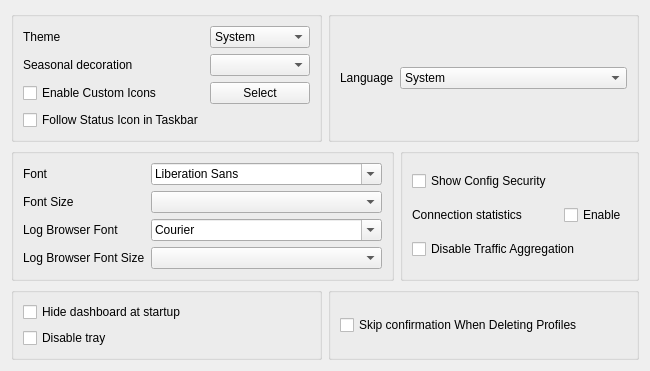
     <widget class="QWidget" name="tab_2">
      <attribute name="title">
       <string>Style</string>
      </attribute>
      <layout class="QGridLayout" name="gridLayout_5">
       <item row="2" column="0">
        <layout class="QHBoxLayout" name="style_h_2">
         <item>
          <widget class="QGroupBox" name="traffic_statistics_box">
           <layout class="QGridLayout" name="gridLayout_8">
            <item row="0" column="0">
             <widget class="QLabel" name="label_2">
              <property name="text">
               <string>Font</string>
              </property>
             </widget>
            </item>
            <item row="0" column="1">
             <widget class="QFontComboBox" name="font"/>
            </item>
            <item row="1" column="0">
             <widget class="QLabel" name="label_5">
              <property name="text">
               <string>Font Size</string>
              </property>
             </widget>
            </item>
            <item row="1" column="1">
             <widget class="QComboBox" name="font_size"/>
            </item>
            <item row="2" column="0">
             <widget class="QLabel" name="label_log_font">
              <property name="text">
               <string>Log Browser Font</string>
              </property>
             </widget>
            </item>
            <item row="2" column="1">
             <widget class="QFontComboBox" name="log_font_family">
              <property name="fontFilters">
               <set>QFontComboBox::FontFilter::MonospacedFonts</set>
              </property>
              <property name="toolTip">
               <string>Only monospaced fonts are listed. An unavailable family falls back to a built-in monospace list.</string>
              </property>
             </widget>
            </item>
            <item row="3" column="0">
             <widget class="QLabel" name="label_log_font_size">
              <property name="text">
               <string>Log Browser Font Size</string>
              </property>
             </widget>
            </item>
            <item row="3" column="1">
             <widget class="QComboBox" name="log_font_size"/>
            </item>
           </layout>
          </widget>
         </item>
         <item>
          <widget class="QGroupBox" name="connection_statistics_box">
           <layout class="QGridLayout" name="gridLayout_11">
            <item row="1" column="0">
             <widget class="QLabel" name="label_9">
              <property name="text">
               <string>Connection statistics</string>
              </property>
             </widget>
            </item>
            <item row="1" column="2">
             <widget class="QCheckBox" name="connection_statistics">
              <property name="text">
               <string>Enable</string>
              </property>
             </widget>
            </item>
            <item row="2" column="0" colspan="3">
             <widget class="QCheckBox" name="disable_traffic_aggregation">
              <property name="toolTip">
               <string>&lt;html&gt;&lt;head/&gt;&lt;body&gt;&lt;p&gt;Fully disables the traffic aggregation feature (per-config and per-app usage history kept in a separate database, shown in the Traffic Stats dashboard). Does not affect the per-profile traffic counters in the main window.&lt;/p&gt;&lt;/body&gt;&lt;/html&gt;</string>
              </property>
              <property name="text">
               <string>Disable Traffic Aggregation</string>
              </property>
             </widget>
            </item>
            <item row="0" column="0">
             <widget class="QCheckBox" name="show_config_security">
              <property name="toolTip">
               <string>&lt;html&gt;&lt;head/&gt;&lt;body&gt;&lt;p&gt;Show each config's security next to its type in the proxy list, e.g. &quot;Trojan (WebSocket+TLS)&quot;. Insecure configs are marked with a warning sign.&lt;/p&gt;&lt;/body&gt;&lt;/html&gt;</string>
              </property>
              <property name="text">
               <string>Show Config Security</string>
              </property>
             </widget>
            </item>
           </layout>
          </widget>
         </item>
        </layout>
       </item>
       <item row="3" column="0">
        <layout class="QHBoxLayout" name="style_h_3">
         <item>
          <widget class="QGroupBox" name="horizontalGroupBox_5">
           <layout class="QVBoxLayout" name="verticalLayout_5">
            <item>
             <widget class="QCheckBox" name="start_minimal">
              <property name="sizePolicy">
               <sizepolicy hsizetype="Preferred" vsizetype="Fixed">
                <horstretch>0</horstretch>
                <verstretch>0</verstretch>
               </sizepolicy>
              </property>
              <property name="text">
               <string>Hide dashboard at startup</string>
              </property>
             </widget>
            </item>
            <item>
             <widget class="QCheckBox" name="disable_tray">
              <property name="sizePolicy">
               <sizepolicy hsizetype="Preferred" vsizetype="Fixed">
                <horstretch>0</horstretch>
                <verstretch>0</verstretch>
               </sizepolicy>
              </property>
              <property name="toolTip">
               <string>Prevents the app from minimizing to the tray when the window is closed. The app will exit instead</string>
              </property>
              <property name="text">
               <string>Disable tray</string>
              </property>
             </widget>
            </item>
           </layout>
          </widget>
         </item>
         <item>
          <widget class="QGroupBox" name="groupBox_2">
           <layout class="QHBoxLayout" name="horizontalLayout_23">
            <item>
             <widget class="QCheckBox" name="skip_delete_confirm">
              <property name="text">
               <string>Skip confirmation When Deleting Profiles</string>
              </property>
             </widget>
            </item>
           </layout>
          </widget>
         </item>
        </layout>
       </item>
       <item row="0" column="0">
        <layout class="QHBoxLayout" name="style_h_1">
         <item>
          <widget class="QGroupBox" name="groupBox">
           <layout class="QGridLayout" name="gridLayout_10">
            <item row="0" column="0">
             <widget class="QLabel" name="label_8">
              <property name="sizePolicy">
               <sizepolicy hsizetype="Maximum" vsizetype="Maximum">
                <horstretch>0</horstretch>
                <verstretch>0</verstretch>
               </sizepolicy>
              </property>
              <property name="text">
               <string>Theme</string>
              </property>
             </widget>
            </item>
            <item row="0" column="1">
             <widget class="QComboBox" name="theme">
              <item>
               <property name="text">
                <string notr="true">System</string>
               </property>
              </item>
             </widget>
            </item>
            <item row="2" column="1">
             <widget class="QPushButton" name="select_custom_icon">
              <property name="text">
               <string>Select</string>
              </property>
             </widget>
            </item>
            <item row="2" column="0">
             <widget class="QCheckBox" name="enable_custom_icon">
              <property name="text">
               <string>Enable Custom Icons</string>
              </property>
             </widget>
            </item>
            <item row="3" column="0">
             <widget class="QCheckBox" name="follow_status_in_taskbar">
              <property name="toolTip">
               <string>Follow the connection status icon in the dock/taskbar. When off, it always shows the Throne icon</string>
              </property>
              <property name="text">
               <string>Follow Status Icon in Taskbar</string>
              </property>
             </widget>
            </item>
           <item row="1" column="0">
 <widget class="QLabel" name="label_seasonal_decoration">
  <property name="text"><string>Seasonal decoration</string></property>
 </widget>
</item>
<item row="1" column="1">
 <widget class="QComboBox" name="seasonal_decoration"/>
</item>
</layout>
          </widget>
         </item>
         <item>
          <widget class="QGroupBox" name="groupBox2">
           <layout class="QGridLayout" name="gridLayout_4">
            <item row="0" column="2">
             <widget class="QComboBox" name="language">
              <item>
               <property name="text">
                <string notr="true">System</string>
               </property>
              </item>
              <item>
               <property name="text">
                <string notr="true">English</string>
               </property>
              </item>
              <item>
               <property name="text">
                <string notr="true">简体中文</string>
               </property>
              </item>
              <item>
               <property name="text">
                <string notr="true">فارسی</string>
               </property>
              </item>
              <item>
               <property name="text">
                <string notr="true">Русский</string>
               </property>
              </item>
             </widget>
            </item>
            <item row="0" column="0">
             <widget class="QLabel" name="label_15">
              <property name="sizePolicy">
               <sizepolicy hsizetype="Maximum" vsizetype="Maximum">
                <horstretch>0</horstretch>
                <verstretch>0</verstretch>
               </sizepolicy>
              </property>
              <property name="text">
               <string>Language</string>
              </property>
             </widget>
            </item>
           </layout>
          </widget>
         </item>
        </layout>
       </item>
      </layout>
     </widget>
